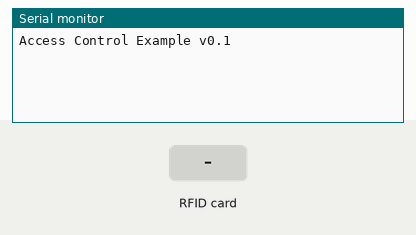
Recording of a sketch running on a simulated ESP8266 (NodeMCU). On the bench: the last lines printed to the serial monitor. The test bench sets the inputs (shaded band).

Above: at 1.2 s.
1.3 s: RFID card F5 3A DB 61 held to the reader
At 1.9 s:
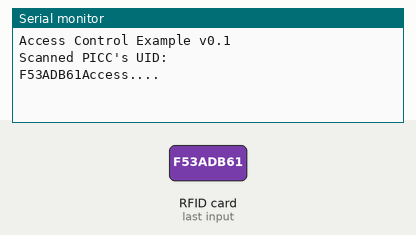
2.8 s: RFID card 5E 7A 19 C4 held to the reader
At 3.4 s:
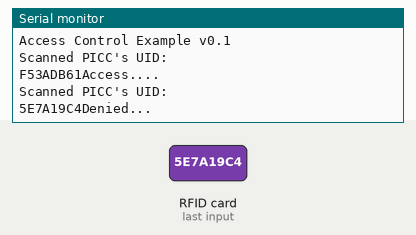

Measured:
- after the input at 1.3 s, the serial monitor: prints a new line at once (image 1)
- after the input at 2.8 s, the serial monitor: prints a new line at once (image 2)

The sketch:

AceesdDenied.ino
```cpp
#include <SPI.h>        // RC522 Module uses SPI protocol
#include <MFRC522.h>
#include <EEPROM.h>

#define SS_PIN D4
#define RST_PIN D3
byte readCard[4];
byte correct[]={0xF5,0x3A,0xDB,0x61};
MFRC522 mfrc522(SS_PIN, RST_PIN);
void setup() {

  Serial.begin(9600);  // Initialize serial communications with PC
  SPI.begin();           // MFRC522 Hardware uses SPI protocol
  mfrc522.PCD_Init();    // Initialize MFRC522 Hardware///RFID module

  Serial.println(F("Access Control Example v0.1"));
}

void loop() {
if ( mfrc522.PICC_IsNewCardPresent()) {
    if ( mfrc522.PICC_ReadCardSerial()) {
        Serial.println(F("Scanned PICC's UID:"));
        for ( uint8_t i = 0; i < 4; i++) {
          readCard[i] = mfrc522.uid.uidByte[i];
          Serial.print(readCard[i],HEX);
        }
        uint8_t j;
        for(j=0; j<4; j++){
          if ( (readCard[j])!= (correct[j])){
            break;
          }
        }
        if (j==4){
          Serial.println(F("Access...."));
        }
        else{
          Serial.println(F("Denied..."));
          }
    }

  Serial.println("");
  mfrc522.PICC_HaltA();
  }
  }
```
